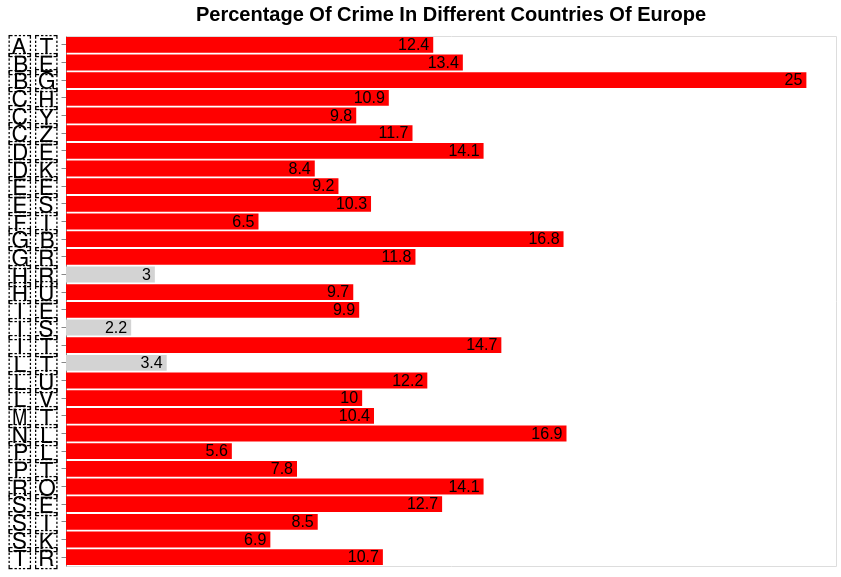

Describe this chart as a Vega-Lite specification.
### Vega-Lite specification from a JSON file in a GitHub repository (floating-point values rounded to 4 significant figures)
{"$schema": "https://vega.github.io/schema/vega-lite/v4.json", "description": "Vega-Lite version of bar chart from https://observablehq.com/@d3/learn-d3-scales.", "title": {"text": "Percentage Of Crime In Different Countries Of Europe", "fontSize": 20}, "width": 770, "height": 530, "background": "white", "data": {"values": [{"country": "🇦🇹", "PercentageofCrime": 12.4}, {"country": "🇧🇪", "PercentageofCrime": 13.4}, {"country": "🇧🇬", "PercentageofCrime": 25}, {"country": "🇨🇭", "PercentageofCrime": 10.9}, {"country": "🇨🇾", "PercentageofCrime": 9.8}, {"country": "🇨🇿", "PercentageofCrime": 11.7}, {"country": "🇩🇪", "PercentageofCrime": 14.1}, {"country": "🇩🇰", "PercentageofCrime": 8.4}, {"country": "🇪🇪", "PercentageofCrime": 9.2}, {"country": "🇬🇷", "PercentageofCrime": 11.8}, {"country": "🇪🇸", "PercentageofCrime": 10.3}, {"country": "🇫🇮", "PercentageofCrime": 6.5}, {"country": "🇭🇷", "PercentageofCrime": 3}, {"country": "🇭🇺", "PercentageofCrime": 9.7}, {"country": "🇮🇪", "PercentageofCrime": 9.9}, {"country": "🇮🇸", "PercentageofCrime": 2.2}, {"country": "🇮🇹", "PercentageofCrime": 14.7}, {"country": "🇱🇹", "PercentageofCrime": 3.4}, {"country": "🇱🇺", "PercentageofCrime": 12.2}, {"country": "🇱🇻", "PercentageofCrime": 10}, {"country": "🇲🇹", "PercentageofCrime": 10.4}, {"country": "🇳🇱", "PercentageofCrime": 16.9}, {"country": "🇵🇱", "PercentageofCrime": 5.6}, {"country": "🇵🇹", "PercentageofCrime": 7.8}, {"country": "🇷🇴", "PercentageofCrime": 14.1}, {"country": "🇸🇪", "PercentageofCrime": 12.7}, {"country": "🇸🇮", "PercentageofCrime": 8.5}, {"country": "🇸🇰", "PercentageofCrime": 6.9}, {"country": "🇹🇷", "PercentageofCrime": 10.7}, {"country": "🇬🇧", "PercentageofCrime": 16.8}]}, "params": [{"name": "Country_selection", "bind": {"input": "select", "options": [null, "🇦🇹", "🇧🇪", "🇧🇬", "🇨🇭", "🇨🇾", "🇨🇿", "🇩🇪", "🇩🇰", "🇪🇪", "🇬🇷", "🇪🇸", "🇫🇮", "🇭🇷", "🇭🇺", "🇮🇪", "🇮🇸", "🇮🇹", "🇱🇹", "🇲🇹", "🇱🇺", "🇳🇱", "🇵🇹", "🇷🇴", "🇵🇱", "🇸🇪", "🇸🇮", "🇸🇰", "🇹🇷", "🇬🇧"], "labels": ["Show All", "🇦🇹", "🇧🇪", "🇧🇬", "🇨🇭", "🇨🇾", "🇨🇿", "🇩🇪", "🇩🇰", "🇪🇪", "🇬🇷", "🇪🇸", "🇫🇮", "🇭🇷", "🇭🇺", "🇮🇪", "🇮🇸", "🇮🇹", "🇱🇹", "🇲🇹", "🇱🇺", "🇳🇱", "🇵🇹", "🇷🇴", "🇵🇱", "🇸🇪", "🇸🇮", "🇸🇰", "🇹🇷", "🇬🇧"], "name": "Country Selection: "}}], "transform": [{"filter": "Country_selection == null || datum.country == Country_selection"}], "encoding": {"y": {"field": "country", "type": "nominal", "axis": {"title": null, "labelFontSize": 30}}, "x": {"field": "PercentageofCrime", "type": "quantitative", "title": null, "axis": null}}, "layer": [{"mark": "bar", "encoding": {"color": {"condition": {"test": {"field": "PercentageofCrime", "gt": 5}, "value": "red"}, "value": "lightgrey"}}}, {"mark": {"type": "text", "fontSize": 16, "align": "right", "xOffset": -4, "aria": false}, "encoding": {"text": {"field": "PercentageofCrime", "type": "quantitative"}, "color": {"value": "Black"}}}], "config": {"tick": {}}}
